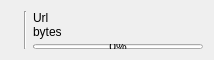
<?xml version="1.0" encoding="UTF-8"?>
<ui version="4.0">
 <class>SingleDownloadFrame</class>
 <widget class="QWidget" name="SingleDownloadFrame">
  <property name="geometry">
   <rect>
    <x>0</x>
    <y>0</y>
    <width>214</width>
    <height>56</height>
   </rect>
  </property>
  <property name="windowTitle">
   <string>SingleDownloadFrame</string>
  </property>
  <layout class="QGridLayout" name="gridLayout">
   <item row="0" column="0">
    <layout class="QHBoxLayout" name="horizontalLayout">
     <item>
      <widget class="QLabel" name="iconLabel">
       <property name="maximumSize">
        <size>
         <width>25</width>
         <height>25</height>
        </size>
       </property>
       <property name="text">
        <string/>
       </property>
       <property name="pixmap">
        <pixmap resource="../resource.qrc">:/icon/resources/icons/photo.svg</pixmap>
       </property>
       <property name="scaledContents">
        <bool>true</bool>
       </property>
      </widget>
     </item>
     <item>
      <widget class="Line" name="verticalLine">
       <property name="orientation">
        <enum>Qt::Vertical</enum>
       </property>
      </widget>
     </item>
     <item>
      <layout class="QVBoxLayout" name="verticalLayout">
       <property name="spacing">
        <number>0</number>
       </property>
       <item>
        <layout class="QHBoxLayout" name="upHorizontalLayout">
         <item>
          <widget class="ScrollingLabel" name="urlLabel">
           <property name="maximumSize">
            <size>
             <width>200</width>
             <height>20</height>
            </size>
           </property>
           <property name="text">
            <string>Url</string>
           </property>
          </widget>
         </item>
         <item>
          <spacer name="horizontalSpacer">
           <property name="orientation">
            <enum>Qt::Horizontal</enum>
           </property>
           <property name="sizeHint" stdset="0">
            <size>
             <width>40</width>
             <height>5</height>
            </size>
           </property>
          </spacer>
         </item>
         <item>
          <widget class="QPushButton" name="cancelPushButton">
           <property name="maximumSize">
            <size>
             <width>20</width>
             <height>5</height>
            </size>
           </property>
           <property name="styleSheet">
            <string notr="true">QPushButton{
border: none; 
}</string>
           </property>
           <property name="text">
            <string/>
           </property>
           <property name="icon">
            <iconset resource="../resource.qrc">
             <normaloff>:/icon/resources/icons/close.svg</normaloff>:/icon/resources/icons/close.svg</iconset>
           </property>
          </widget>
         </item>
        </layout>
       </item>
       <item>
        <layout class="QHBoxLayout" name="middleHorizontalLayout">
         <item>
          <widget class="QLabel" name="bytesLabel">
           <property name="maximumSize">
            <size>
             <width>16777215</width>
             <height>20</height>
            </size>
           </property>
           <property name="text">
            <string>bytes</string>
           </property>
          </widget>
         </item>
         <item>
          <spacer name="horizontalSpacer2">
           <property name="orientation">
            <enum>Qt::Horizontal</enum>
           </property>
           <property name="sizeHint" stdset="0">
            <size>
             <width>40</width>
             <height>5</height>
            </size>
           </property>
          </spacer>
         </item>
        </layout>
       </item>
       <item>
        <spacer name="horizontalSpacer_2">
         <property name="orientation">
          <enum>Qt::Horizontal</enum>
         </property>
         <property name="sizeHint" stdset="0">
          <size>
           <width>40</width>
           <height>5</height>
          </size>
         </property>
        </spacer>
       </item>
       <item>
        <widget class="QProgressBar" name="downoadProgressBar">
         <property name="minimumSize">
          <size>
           <width>0</width>
           <height>0</height>
          </size>
         </property>
         <property name="maximumSize">
          <size>
           <width>16777215</width>
           <height>5</height>
          </size>
         </property>
         <property name="value">
          <number>0</number>
         </property>
        </widget>
       </item>
      </layout>
     </item>
    </layout>
   </item>
  </layout>
 </widget>
 <customwidgets>
  <customwidget>
   <class>ScrollingLabel</class>
   <extends>QLabel</extends>
   <header>customize/scrollinglabel.h</header>
  </customwidget>
 </customwidgets>
 <resources>
  <include location="../resource.qrc"/>
 </resources>
 <connections/>
</ui>
